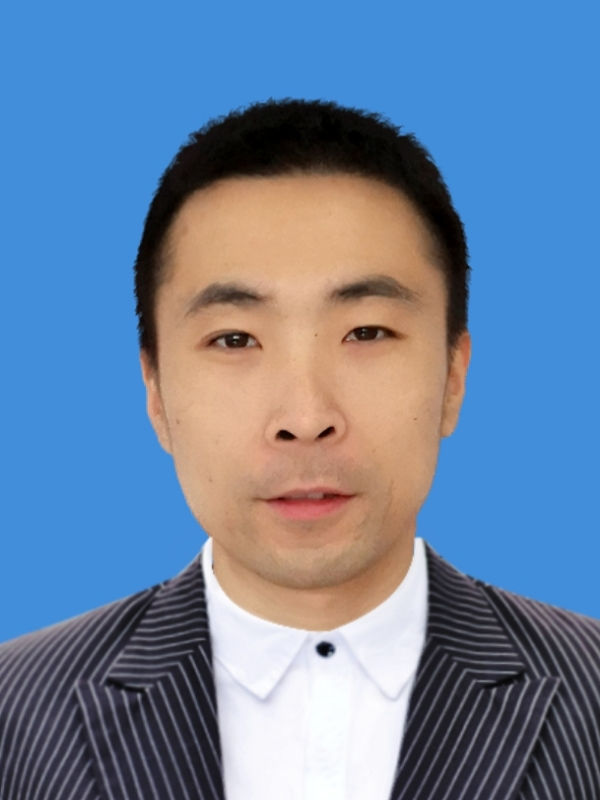
#> input picture 降维：PCA实现照片压缩/data/jjq.jpg, 600 x 800 px
$ python main.py
#> lines starting #> are read from the running program, lines starting #| are printed output that depends on the picture
# -*- encoding: utf-8 -*-
"""
@author   :   yykzjh
@Contact  :   yykzhjh@163.com
@DateTime :   2022/9/22 0:18
@Version  :   1.0
@License  :   (C)Copyright 2022-
"""
import numpy as np
import matplotlib as mpl
import matplotlib.pyplot as plt
import matplotlib.image as mpimg

from sklearn.decomposition import PCA
from sklearn.preprocessing import StandardScaler


def main():
    # 读取照片
    img = mpimg.imread(r"./data/jjq.jpg")
#> img is the input picture: shape (800, 600, 3); mean R, G, B 106.9, 130.2, 160
    # 保存原始图像维度
    src_shape = img.shape
#> src_shape = (800, 600, 3)
    # 变换成二维
    X = img.reshape((img.shape[0], -1))
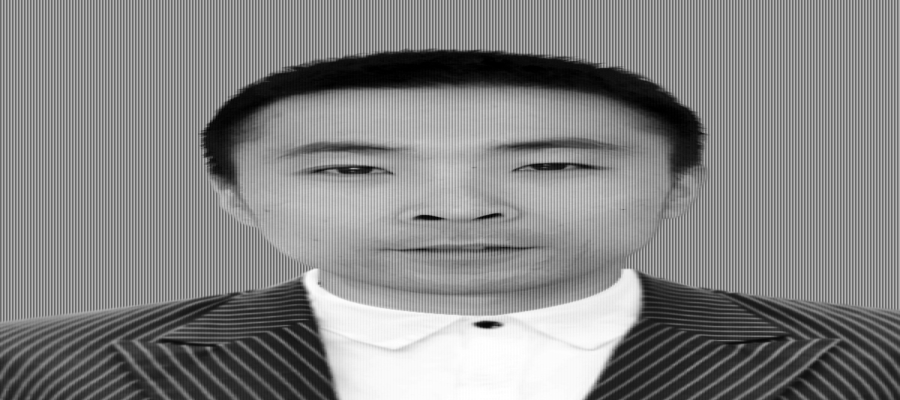
#> X: shape (800, 1800) (shown at 1/2 size); min 0, max 255, mean 132.4
    # 数据标准化
    X = StandardScaler().fit_transform(X)
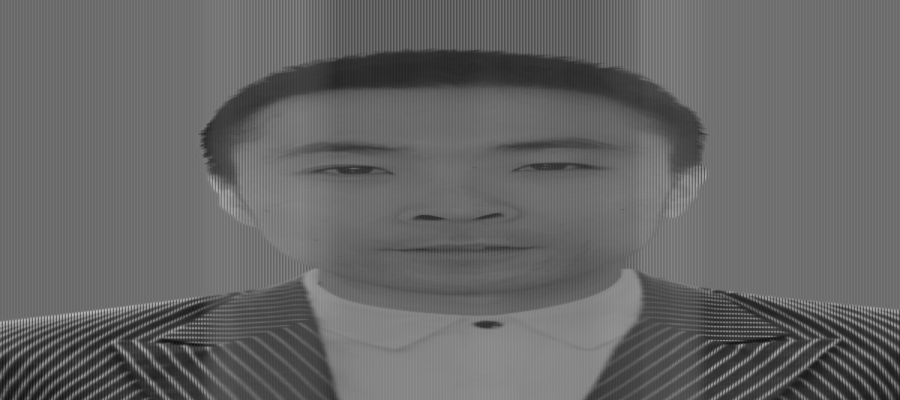
#> X: shape (800, 1800) float64 (shown at 1/2 size); min -3.93, max 5.85, mean 1.83e-17; drawn with min black and max white

    # 定义PCA
    pca = PCA(n_components=50)
    # 降维
    Z = pca.fit_transform(X)
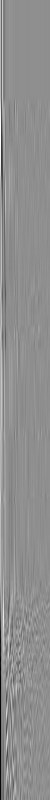
#> Z: shape (800, 50) float64; min -54.4, max 42.56, mean 0; drawn with min black and max white
    # 输出贡献比
    print("贡献比=", np.sum(pca.explained_variance_ratio_))

    # 数据还原
    X_rec = pca.inverse_transform(Z)
    # 维度变换成原来的维度
    img_rec = X_rec.reshape(src_shape)
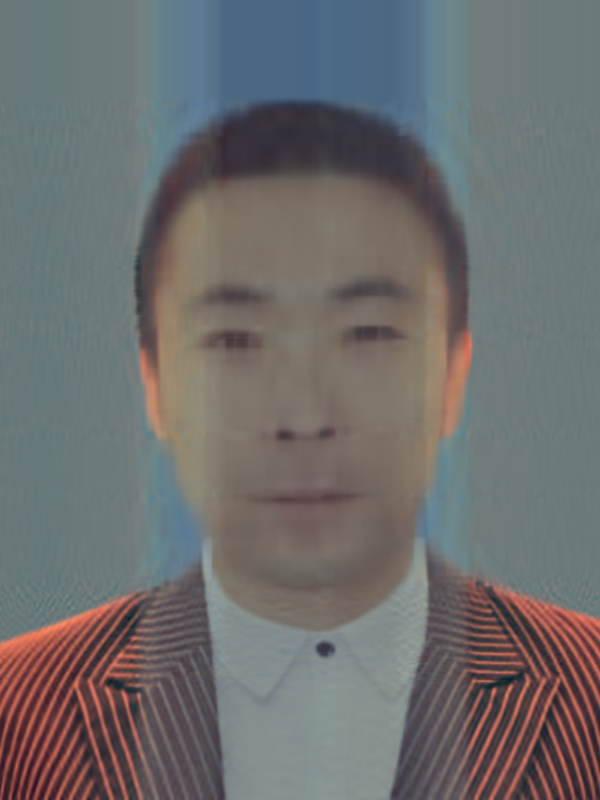
#> img_rec: shape (800, 600, 3) float64; mean of channels 0, 1, 2 -1.56e-15, -1.08e-15, 2.6e-15; drawn with min black and max white
    # 显示还原后的图像
    plt.imshow(img_rec)
    plt.show()
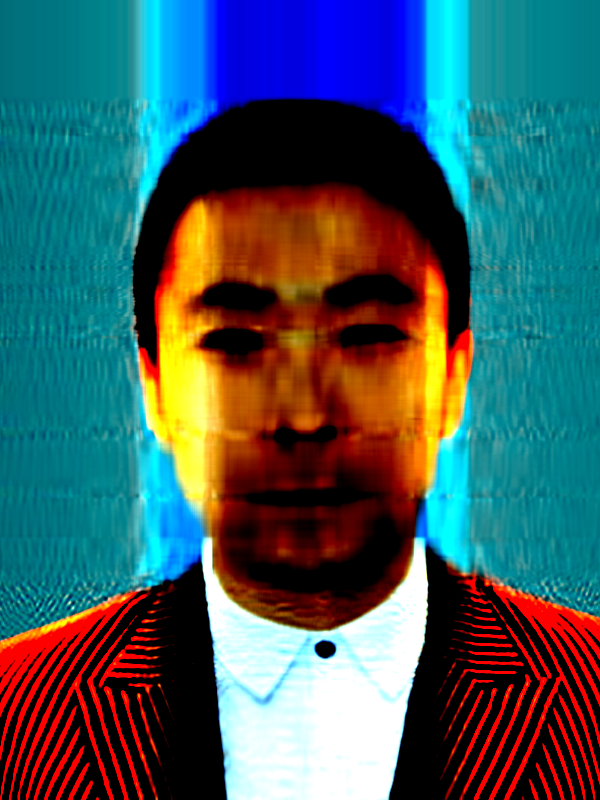
#> shown: shape (800, 600, 3) float64; mean R, G, B 0.256, 0.358, 0.377


if __name__ == '__main__':
    main()
